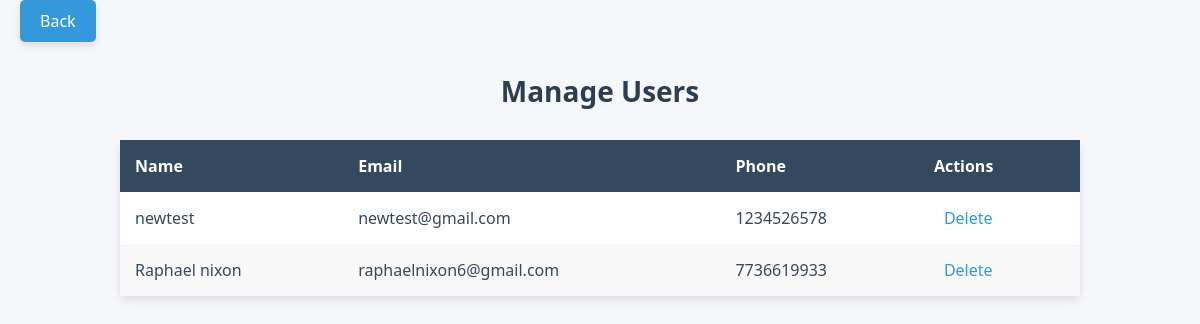
/manage_users/, run on the app's committed database.
### realapp/models.py (models this page shows)
class register_user(models.Model):
    name=models.CharField(max_length=225)
    email=models.EmailField(unique=True)
    phone = models.IntegerField()
    password=models.CharField(max_length=225)
    from django.db import models

### realapp/views.py (the view)
# urls.py: path('manage_users/', views.manage_users, name='manage_users'),
def manage_users(request):
    users = register_user.objects.all()
    return render(request, 'manage_users.html', {'users': users})

### realapp/templates/manage_users.html (shortened to what this page needs)
<!DOCTYPE html>
<html lang="en">
<head>
</head>
<body>
    <a href="{% url 'admin_dashboard' %}" class="back-button">Back</a>
    <h2>Manage Users</h2>
    <table>
        <thead>
            <tr>
                <th>Name</th>
                <th>Email</th>
                <th>Phone</th>
                <th>Actions</th>
            </tr>
        </thead>
        <tbody>
            {% for user in users %}
            <tr>
                <td>{{ user.name }}</td>
                <td>{{ user.email }}</td>
                <td>{{ user.phone }}</td>
                <td>
                    <a href="/delete_user/{{ user.id }}/">Delete</a>
                </td>
            </tr>
            {% endfor %}
        </tbody>
    </table>
</body>
</html>

### realapp/templates/manage_users.html (style rules this page uses)
body { font-family: 'Segoe UI', Tahoma, Geneva, Verdana, sans-serif; margin: 0; padding: 0; background-color: #f5f7fa; color: #34495e; }
h2 { text-align: center; font-size: 28px; margin: 30px 0; color: #2c3e50; }
table { width: 80%; margin: 0 auto; border-collapse: collapse; background-color: #fff; border-radius: 8px; box-shadow: 0 4px 10px rgba(0, 0, 0, 0.1); }
thead { background-color: #34495e; color: white; }
th, td { padding: 15px; text-align: left; font-size: 16px; }
th { font-weight: bold; }
tbody tr:nth-child(even) { background-color: #f9f9f9; }
td a { text-decoration: none; color: #3498db; padding: 5px 10px; border-radius: 5px; transition: background-color 0.3s, color 0.3s; }
.back-button { background-color: #3498db; color: white; padding: 10px 20px; font-size: 16px; border-radius: 5px; text-decoration: none; margin-bottom: 20px; display: block; width: fit-content; margin-left: 20px; margin-right: auto; box-shadow: 0 4px 8px rgba(0, 0, 0, 0.1); transition: background-color 0.3s, transform 0.3s; }

### data on the page
register_user: name "newtest", email "newtest@gmail.com", phone "1234526578"
register_user: name "Raphael nixon", email "raphaelnixon6@gmail.com", phone "7736619933"
